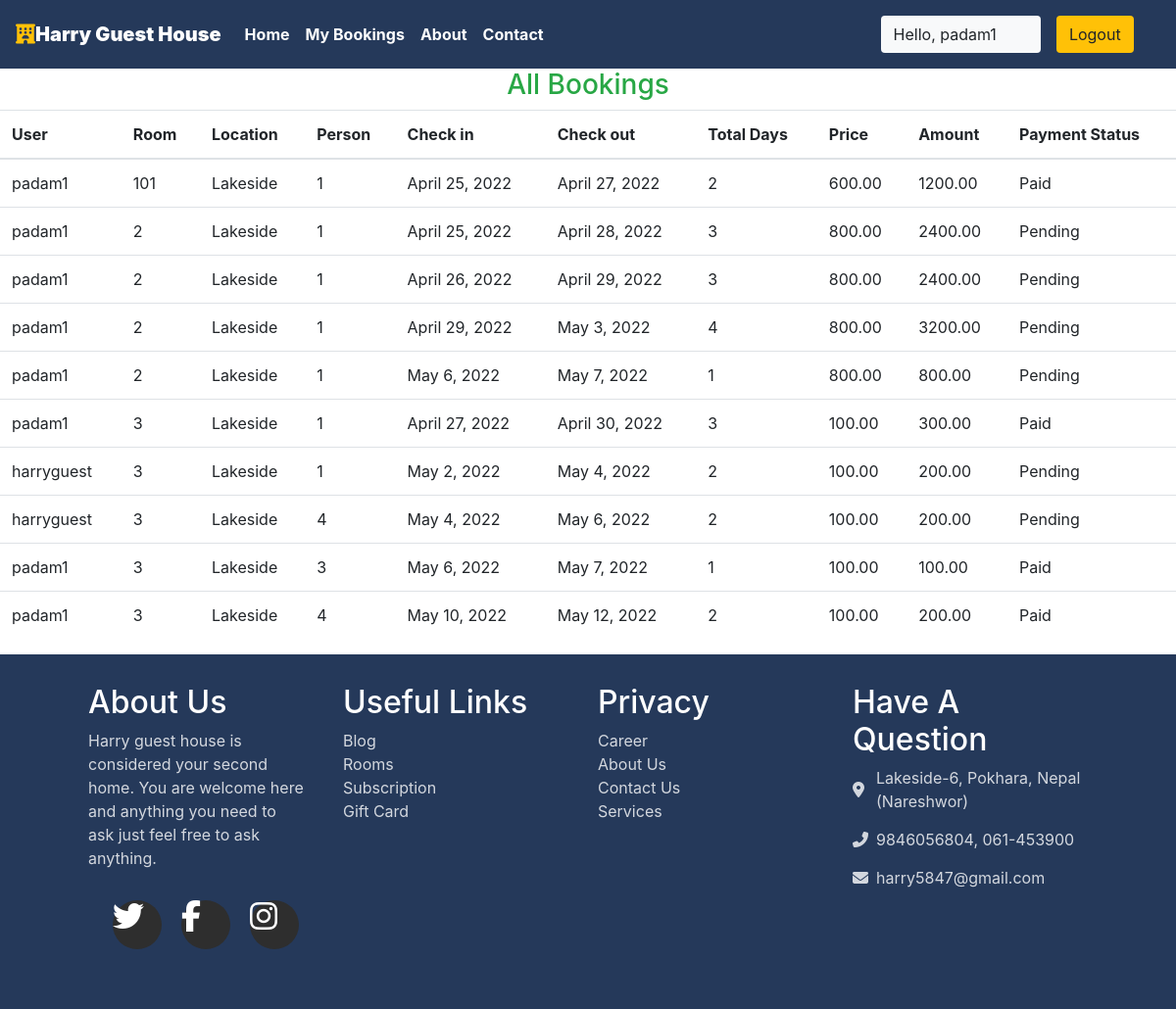
/staff/allbookings (signed in), run on the app's committed database.
### booking/models.py (models this page shows, shortened)
class Reservation(models.Model):
    check_in = models.DateField(auto_now =False)
    check_out = models.DateField()
    room = models.ForeignKey(Rooms, on_delete = models.CASCADE)
    guest = models.ForeignKey(User, on_delete= models.CASCADE)
    booking_id = models.CharField(max_length=100,default="null")
    payment_status = models.IntegerField(default=1)
    guest_count = models.IntegerField(default=1)
    def date_dif(self):
        return (self.check_out - self.check_in).days
    def booking_amount(self):
        return self.date_dif() * self.room.price
    def get_payment_status(self):
        return PaymentStatus(self.payment_status).name

class Rooms(models.Model):
    ROOM_STATUS = (
    ("1", "available"),
    ("2", "not available"),
    )
    ROOM_TYPE = (
    ("1", "premium"),
    ("2", "deluxe"),
    ("3","basic"),
    )
    METHOD = (
    ("Cash On Checkout", "Cash On Checkout"),
    ("Khalti", "Khalti"),
    )
    room_type = models.CharField(max_length=50,choices = ROOM_TYPE)
    capacity = models.IntegerField()
    price = models.DecimalField(decimal_places=2, max_digits=10)
    size = models.IntegerField()
    hotel = models.ForeignKey(Hotels, on_delete = models.CASCADE)
    status = models.CharField(choices =ROOM_STATUS,max_length = 15)
    roomnumber = models.IntegerField()
    payment_method = models.CharField(
        max_length=50, choices = METHOD)

class Hotels(models.Model):
    name = models.CharField(max_length=30,default="booking")
    owner = models.CharField(max_length=20)
    location = models.CharField(max_length=50)
    state = models.CharField(max_length=50,default="maharashtra")
    country = models.CharField(max_length=50,default="india")

### booking/views.py (the view)
# urls.py: path('staff/allbookings', views.all_bookings,name="allbookigs"),
@login_required(login_url='/staff')
def all_bookings(request):
    bookings = Reservation.objects.all()
    if not bookings:
        messages.warning(request,"No Bookings Found")
    return HttpResponse(render(request,'staff/allbookings.html',{'bookings':bookings}))

### templates/staff/allbookings.html (shortened to what this page needs)
{% extends 'basic.html' %}
{% block body %}
<h3 class="text-center  text-success">All Bookings </h3>
<table class="table">
    <thead>
        <th>User</th>
        <th>Room</th>
        <th>Location</th>
        <th>Person</th>
        <th>Check in</th>
        <th>Check out</th>
        <th>Total Days</th>
        <th>Price</th>
        <th>Amount</th>
        <th>Payment Status</th>
    </thead>
    {% for each_booking in bookings %}
    <tr>
        <td>{{each_booking.guest.username}}</td>
        <td>{{each_booking.room.roomnumber}}</td>
        <td>{{each_booking.room.hotel.location}}</td>
        <td>{{each_booking.guest_count}}</td>
        <td>{{each_booking.check_in}}</td>
        <td>{{each_booking.check_out}}</td>
        <td>{{each_booking.date_dif}}</td>
        <td>{{each_booking.room.price}}</td>
        <td>{{each_booking.booking_amount}}</td>
        <td>{{each_booking.get_payment_status}}</td>
    </tr>
    {% endfor %}
</table>
{% endblock body %}

### templates/basic.html (shortened to what this page needs)
{% load static %}
<!DOCTYPE html>
<!DOCTYPE html>
<html lang="en">
<head>
    <link rel="stylesheet" href="https://use.fontawesome.com/releases/v5.7.0/css/all.css">
    <link rel="stylesheet" href="{% static 'css/bootstrap.css' %}">
    <link rel="stylesheet" href="https://maxcdn.bootstrapcdn.com/bootstrap/4.5.0/css/bootstrap.min.css" >
    <link rel="stylesheet" href="{% static 'css/demo.css' %}">
</head>
<body style="dbackground-image: url('https://source.unsplash.com/random');height: 100%;">
    <div class="container-fluid px-0">
        <nav class="navbar navbar-expand-lg navbar-dark font-weight-bold" style="background-color: #25395a;">
            <a class="navbar-brand text-bold bg-black " href="/"><i class="fas fa-hotel text-warning"></i><b>Harry Guest House</b></a>
            <div class="collapse navbar-collapse " id="navbarSupportedContent">
                <ul class="navbar-nav mr-auto ">
                    <li class="nav-item active">
                        <a class="nav-link text-bold " href="/home"> Home</a>
                    </li>
                    {% if user.is_staff %}
                    <li class="nav-item active">
                        <a class="nav-link text-bold" href="/staff/panel">Dashboard </a>
                    </li>
                    {% elif user.is_staff == False and user.is_authenticated %}
                    <li class="nav-item active">
                            <a class="nav-link text-bold" href="/user/bookings">My Bookings </a>
                        </li>
                    {% endif %}
                    <li class="nav-item active">
                        <a class="nav-link text-bold" href="/about">About</a>
                    </li>
                    <li class="nav-item active">
                        <a class="nav-link text-bold" href="/contact">Contact </a>
                    </li>
                </ul>
                {% if user.is_authenticated %}
                      <button class="btn btn-group bg-light" data-toggle="modal" data-target="#forlogin">
                       Hello, {{request.user}}
                       <a href="/logout" class="nav-link">
                    <button class="btn btn-group bg-warning" data-toggle="modal" data-target="#forlogin">
                        Logout
                    </button></a>&nbsp; &nbsp;
                    </button>
                {% endif %}
            </div>
        </nav>
    </div>
    {% block body %}
    {% endblock body %}
 <footer class="footer">
    <div class="footer-container">
        <div>
            <h2>About Us </h2>
            <p>Harry guest house is considered your second home. You are welcome here and anything you need to ask just feel free to ask anything.</p>
            <ul class="social-icons">
                <li class="flex">
                    <i class="fa fa-twitter fa-2x"></i>
                </li>
                <li class="flex">
                    <i class="fa fa-facebook fa-2x"></i>
                </li>
                <li class="flex">
                    <i class="fa fa-instagram fa-2x"></i>
                </li>
            </ul>
        </div>
        <div>
            <h2>Useful Links</h2>
            <a href="#">Blog</a>
            <a href="#">Rooms</a>
            <a href="#">Subscription</a>
            <a href="#">Gift Card</a>
        </div>
        <div>
            <h2>Privacy</h2>
            <a href="#">Career</a>
            <a href="#">About Us</a>
            <a href="#">Contact Us</a>
            <a href="#">Services</a>
        </div>
        <div>
            <h2>Have A Question</h2>
            <div class="contact-item">
                <span>
                    <i class="fas fa-map-marker-alt"></i>
                </span>
                <span>
                   Lakeside-6, Pokhara, Nepal (Nareshwor)
                </span>
            </div>
            <div class="contact-item">
                <span>
                    <i class="fas fa-phone-alt"></i>
                </span>
                <span>
                    9846056804,
                    061-453900
                </span>
            </div>
            <div class="contact-item">
                <span>
                    <i class="fas fa-envelope"></i>
                </span>
                <span>
                    harry5847@gmail.com
                </span>
            </div>
        </div>
    </div>
</footer>
</body>
</html>

### booking/static/css/demo.css (style rules this page uses)
.footer { background: #25395a; color: #fff; text-align: center; }
.footer-container { width: 85vw; margin: 0 auto; padding: 30px 0; }
.footer-container p, .footer-container a, .footer-container span { opacity: 0.8; }
.footer a { display: block; color: #fff; text-decoration: none; }
.social-icons { list-style: none; display: flex; justify-content: center; padding: 15px 0; }
.social-icons li { margin: 0 10px; width: 50px; height: 50px; background: #2e2e2e; border-radius: 50%; transition: all 0.7s ease; cursor: pointer; }
.contact-item span { display: block; }
@media (min-width: 900px) { .footer-container { display: grid; grid-template-columns: repeat(2, 1fr); grid-gap: 20px; } }
@media (min-width: 1170px) { .footer { text-align: left; } }
@media (min-width: 1170px) { .footer-container { grid-template-columns: repeat(4, 1fr); } }
@media (min-width: 1170px) { .footer-container div:nth-child(1) p { padding-right: 20px; } }
@media (min-width: 1170px) { .contact-item { display: grid; grid-template-columns: 10% 90%; margin-bottom: 15px; align-items: center; } }

### templates/basic.html (style rules this page uses)
a { text-decoration: none; }

### data on the page
Reservation: guest.username "padam1", room.roomnumber "101", room.hotel.location "Lakeside", guest_count "1", check_in "April 25, 2022", check_out "April 27, 2022", date_dif "2", room.price "600.00", booking_amount "1200.00", get_payment_status "Paid"
Reservation: guest.username "padam1", room.roomnumber "2", room.hotel.location "Lakeside", guest_count "1", check_in "April 25, 2022", check_out "April 28, 2022", date_dif "3", room.price "800.00", booking_amount "2400.00", get_payment_status "Pending"
Reservation: guest.username "padam1", room.roomnumber "2", room.hotel.location "Lakeside", guest_count "1", check_in "April 26, 2022", check_out "April 29, 2022", date_dif "3", room.price "800.00", booking_amount "2400.00", get_payment_status "Pending"
Reservation: guest.username "padam1", room.roomnumber "2", room.hotel.location "Lakeside", guest_count "1", check_in "April 29, 2022", check_out "May 3, 2022", date_dif "4", room.price "800.00", booking_amount "3200.00", get_payment_status "Pending"
Reservation: guest.username "padam1", room.roomnumber "2", room.hotel.location "Lakeside", guest_count "1", check_in "May 6, 2022", check_out "May 7, 2022", date_dif "1", room.price "800.00", booking_amount "800.00", get_payment_status "Pending"
Reservation: guest.username "padam1", room.roomnumber "3", room.hotel.location "Lakeside", guest_count "1", check_in "April 27, 2022", check_out "April 30, 2022", date_dif "3", room.price "100.00", booking_amount "300.00", get_payment_status "Paid"
Reservation: guest.username "harryguest", room.roomnumber "3", room.hotel.location "Lakeside", guest_count "1", check_in "May 2, 2022", check_out "May 4, 2022", date_dif "2", room.price "100.00", booking_amount "200.00", get_payment_status "Pending"
Reservation: guest.username "harryguest", room.roomnumber "3", room.hotel.location "Lakeside", guest_count "4", check_in "May 4, 2022", check_out "May 6, 2022", date_dif "2", room.price "100.00", booking_amount "200.00", get_payment_status "Pending"
Reservation: guest.username "padam1", room.roomnumber "3", room.hotel.location "Lakeside", guest_count "3", check_in "May 6, 2022", check_out "May 7, 2022", date_dif "1", room.price "100.00", booking_amount "100.00", get_payment_status "Paid"
Reservation: guest.username "padam1", room.roomnumber "3", room.hotel.location "Lakeside", guest_count "4", check_in "May 10, 2022", check_out "May 12, 2022", date_dif "2", room.price "100.00", booking_amount "200.00", get_payment_status "Paid"

### other printed values
{{ request.user }} "padam1"
